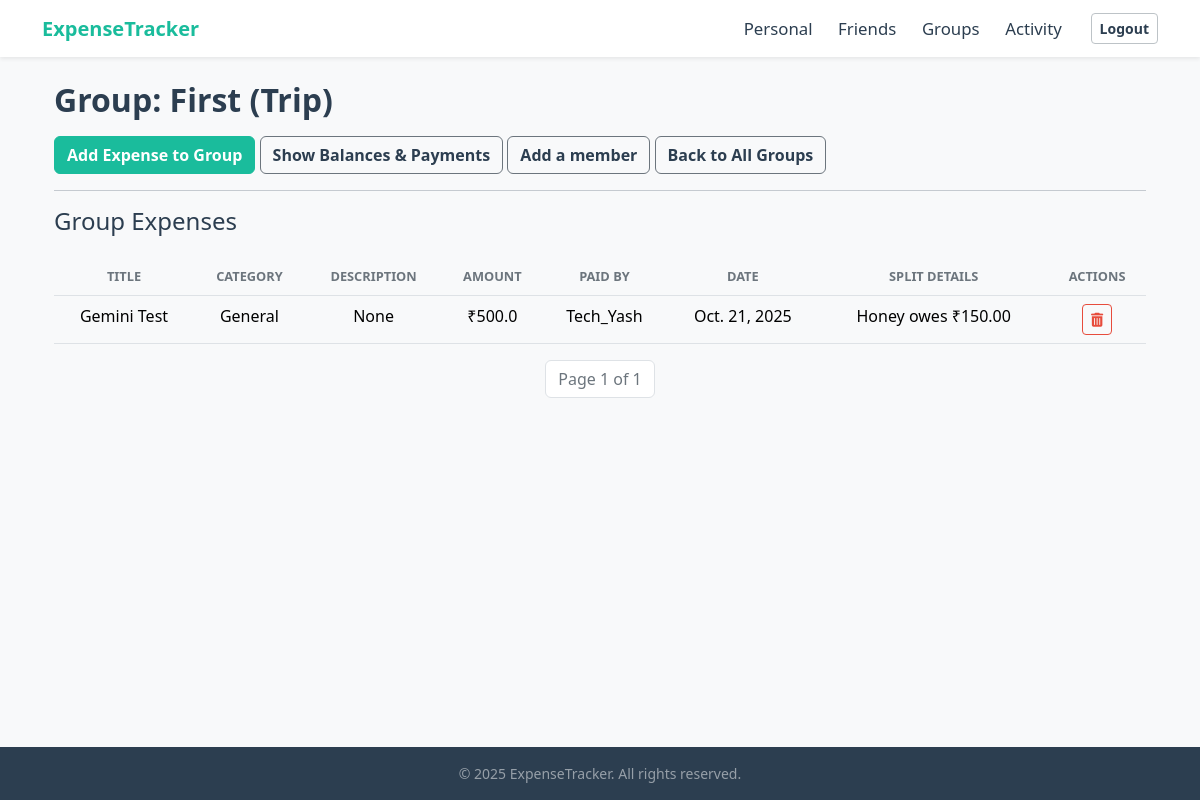
Page /tracker/group/3/ (signed in) on the earlier database version.
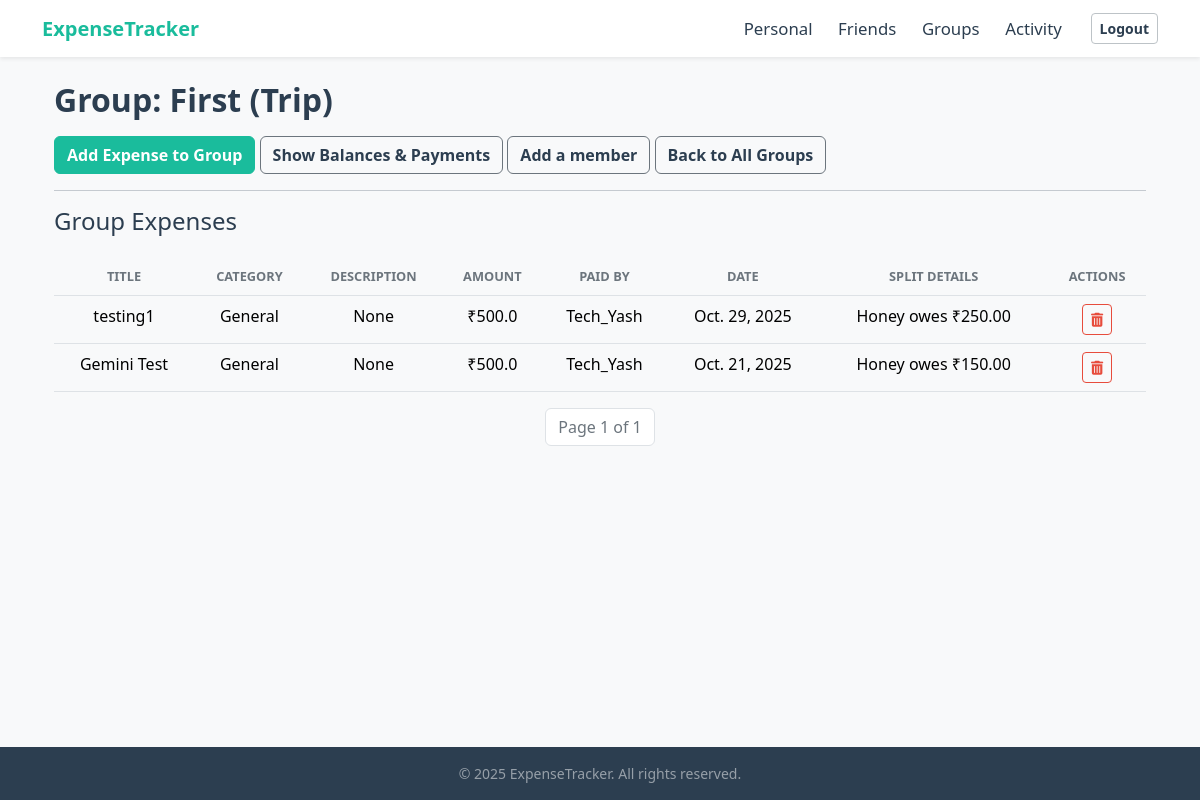
Same page on the later database version.
### tracker/models.py (models this page shows, shortened)
class Groups(models.Model):
    CATEGORY_CHOICES = [
        ('Trip', 'Trip'),
        ('Home', 'Home'),
        ('Couple', 'Couple'),
        ('Other', 'Other'),
    ]
    name = models.CharField(max_length=100)
    category = models.CharField(max_length=80,choices=CATEGORY_CHOICES)
    created_by = models.ForeignKey(UserRegistration, on_delete=models.CASCADE, related_name='created_groups')
    members = models.ManyToManyField(UserRegistration, related_name='groups')
    created_at = models.DateTimeField(auto_now_add=True)

class GroupExpense(models.Model):
    group = models.ForeignKey(Groups, on_delete=models.CASCADE, related_name='expenses')
    paid_by = models.ForeignKey(UserRegistration, on_delete=models.CASCADE, related_name='group_paid_expenses')
    title = models.CharField(max_length=200)
    amount = models.FloatField()
    category = models.CharField(max_length=80)
    date = models.DateField(auto_now_add=True)
    description = models.TextField(blank=True,null=True)
    created_at = models.DateTimeField(auto_now_add=True)
    total_split_done = models.BooleanField(default=False)

class UserRegistration(models.Model):
    name = models.CharField(max_length=100)
    email = models.CharField(max_length=100,unique=True)
    password = models.CharField(max_length=100)

class GroupExpenseSplit(models.Model):
    expense = models.ForeignKey(GroupExpense, on_delete=models.CASCADE, related_name="splits")
    user = models.ForeignKey(UserRegistration, on_delete=models.CASCADE, related_name="group_expense_splits")
    amount_owed = models.DecimalField(max_digits=10, decimal_places=2)
    is_paid = models.BooleanField(default=False)

### tracker/views.py (the view)
# urls.py: path('group/<int:group_id>/', views.group_details, name='group_details'),
def group_details(request, group_id):
    if 'username' not in request.session:
        messages.error(request, "Please log in to access this page.")
        return redirect('login')
    user_id = request.session.get('user_id')
    user = UserRegistration.objects.get(id=user_id)
    group = get_object_or_404(Groups, id=group_id)
    all_members = group.members.all()
    all_group_expenses = GroupExpense.objects.filter(group=group).prefetch_related('splits', 'paid_by').order_by('-date')
    all_friend_expenses = FriendExpense.objects.filter(
        group=group,                         #only Get payments linked to this group
    ).order_by('-date').select_related('user', 'friend_user', 'paid_by')
    balance_summary = []
    for member in all_members:
        if member.id == user.id:
            continue  # Skip current user
        member_owes_user = GroupExpenseSplit.objects.filter(
            expense__in=all_group_expenses,                   #In this group's expenses
            expense__paid_by=user,                  #Paid by current user
            user=member                             #For this specific member's share
        ).aggregate(total=Sum('amount_owed'))['total'] or Decimal("0.00") #FIX : Use Decimal
        user_owes_member = GroupExpenseSplit.objects.filter(
            expense__in=all_group_expenses,                   #In this group's expenses
            expense__paid_by=member,                #Paid by this specific member
            user=user                               #For current user's share
        ).aggregate(total=Sum('amount_owed'))['total'] or Decimal("0.00") #FIX : Use Decimal
        group_balance = member_owes_user - user_owes_member  #This is Decimal
        friend_balance_user_created_float = all_friend_expenses.filter(
            user=user,
            friend_user=member
        ).aggregate(total=Sum('amount_owed'))['total'] or 0.0
        friend_balance_member_created_float = all_friend_expenses.filter(
            user=member,
            friend_user=user
        ).aggregate(total=Sum('amount_owed'))['total'] or 0.0
        total_friend_balance = Decimal(friend_balance_user_created_float) - Decimal(friend_balance_member_created_float)
        net_balance = group_balance + total_friend_balance
        if abs(net_balance) > 0.01:  # Small threshold to avoid floating-point issues
            balance_summary.append({
                'member': member,
                'balance': net_balance
            })
    group_paginator = Paginator(all_group_expenses, 10)
    page_number = request.GET.get('page')
    expenses_page_obj = group_paginator.get_page(page_number)
    friend_paginator = Paginator(all_friend_expenses, 5)
    pay_page_number = request.GET.get('pay_page')
    friend_expenses_page_obj = friend_paginator.get_page(pay_page_number)
    context = {
        'group': group,
        'expenses_page_obj': expenses_page_obj,
        'friend_expenses_page_obj': friend_expenses_page_obj,
        'current_user': user,
        'balance_summary': balance_summary,
        'members':group.members.all(), #Passing all members to template for if checks
    }
    return render(request, 'tracker/group_details.html', context)

### tracker/templates/tracker/group_details.html (shortened to what this page needs)
{% extends 'tracker/base.html' %}
{% load static %}
{% block content %}
<div class="container mt-4">
    <h2 class="mb-3">Group: {{ group.name }} ({{ group.category }})</h2>
    <div class="d-grid gap-2 d-md-block mb-3">
        <a href="{% url 'add_group_expense' group_id=group.id %}" class="btn btn-primary">Add Expense to Group</a>
        <button class="btn btn-outline-secondary" type="button" data-bs-toggle="collapse" data-bs-target="#balanceDetails" aria-expanded="false" aria-controls="balanceDetails">
            Show Balances & Payments
        </button>
        <a href="{% url 'add_members' group_id=group.id %}" class="btn btn-outline-secondary">Add a member</a>
        <a href="{% url 'groups' %}" class="btn btn-outline-secondary">Back to All Groups</a>
    </div>
    <hr>
    <h4 class="mb-0 fw-light">Group Expenses</h4><br>
    <table class="table table-hover">
        <thead class="table-light text-center">
            <tr>
                <th>Title</th>
                <th>Category</th>
                <th>Description</th>
                <th>Amount</th>
                <th>Paid By</th>
                <th>Date</th>
                <th>Split Details</th>
                <th>Actions</th>
            </tr>
        </thead>
        <tbody>
            {% for expense in expenses_page_obj %}
            <tr>
                <td class="text-center">{{ expense.title }}</td>
                <td class="text-center">{{ expense.category }}</td>
                <td class="text-center">{{ expense.description }}</td>
                <td class="text-center">₹{{ expense.amount }}</td>
                <td class="text-center">{{ expense.paid_by.name }}</td>
                <td class="text-center">{{ expense.date }}</td>
                <td class="text-center">
                    {% for split in expense.splits.all %}
                        {% if split.user != expense.paid_by and split.amount_owed > 0 %}
                            {{ split.user.name }} owes ₹{{ split.amount_owed|floatformat:2 }}<br>
                        {% endif %}
                    {% empty %}
                        No split data yet.
                    {% endfor %}
                </td>
                <td class="text-center align-middle">
                    <form action="{% url 'delete_group_expense' expense.id %}" method="POST"
                    onsubmit="return confirm('Are you sure you want to delete this group expense? This will remove it for all members and cannot be undone.');"
                    class="d-inline">
                    <button type="submit" class="btn btn-sm btn-outline-danger" title="Delete Expense">
                        <i class="fas fa-trash-alt"></i>
                    </button>
                    </form>
                </td>
            </tr>
            {% empty %}
                <tr><td colspan="7" class="text-center">No expenses yet.</td></tr>
            {% endfor %}
        </tbody>
    </table>
    <nav aria-label="Group Expenses navigation">
        <ul class="pagination justify-content-center">
            <li class="page-item disabled">
                <span class="page-link">Page {{ expenses_page_obj.number }} of {{ expenses_page_obj.paginator.num_pages }}</span>
            </li>
        </ul>
    </nav>
{% endblock %}

### tracker/templates/tracker/base.html (shortened to what this page needs)
{% load static %}
<!DOCTYPE html>
<html lang="en">
<head>
  <link href="https://cdn.jsdelivr.net/npm/bootstrap@5.3.3/dist/css/bootstrap.min.css" rel="stylesheet">
  <link rel="stylesheet" href="https://cdnjs.cloudflare.com/ajax/libs/font-awesome/6.0.0-beta3/css/all.min.css">
  <link href="{% static 'tracker/css/custom.css' %}" rel="stylesheet">
</head>
<body class="bg-light {% if request.session.username %}d-flex flex-column min-vh-100{% endif %} {% block body_class %}{% endblock %}">
  {% if request.session.username %}
  <nav class="navbar navbar-expand-lg navbar-light bg-white shadow-sm sticky-top py-2">
    <div class="container">
      <a class="navbar-brand fw-bold" href="{% url 'landing_page' %}" style="color: #1ABC9C;">ExpenseTracker</a>
      <div class="collapse navbar-collapse" id="navbarNav">
        <ul class="navbar-nav ms-auto mb-2 mb-lg-0 align-items-center">
          <li class="nav-item">
            <a class="nav-link {% if request.resolver_match.url_name == 'personal_dashboard' %}active fw-semibold{% endif %}" href="{% url 'personal_dashboard' %}">Personal</a>
          </li>
          <li class="nav-item">
            <a class="nav-link {% if request.resolver_match.url_name == 'friends_dashboard' %}active fw-semibold{% endif %}" href="{% url 'friends_dashboard' %}">Friends</a>
          </li>
          <li class="nav-item">
            <a class="nav-link {% if request.resolver_match.url_name == 'groups_dashboard' %}active fw-semibold{% endif %}" href="{% url 'groups_dashboard' %}">Groups</a>
          </li>
          <li class="nav-item">
            <a class="nav-link {% if request.resolver_match.url_name == 'activity_dashboard' %}active fw-semibold{% endif %}" href="{% url 'activity_dashboard' %}">Activity</a>
          </li>
          <li class="nav-item">
            <a href="{% url 'logout' %}" id="logout-button" class="btn btn-outline-secondary btn-sm ms-lg-3">Logout</a>
          </li>
        </ul>
      </div>
    </div>
  </nav>
  {% endif %}
  <div class="toast-container position-fixed top-0 end-0 p-3">
  </div>
  <main class="{% if request.session.username %}flex-grow-1{% endif %}">
    <div class="container {% if not request.session.username %}mt-4{% endif %}">
      {% block content %}{% endblock %}
    </div>
  </main>
  {% if request.session.username %}
  <footer class="mt-auto text-center text-white-50 py-3 bg-dark">
    <div class="container">
      <p class="mb-0 small">&copy; {% now "Y" %} ExpenseTracker. All rights reserved.</p>
    </div>
  </footer>
  {% endif %}
</body>
</html>

### tracker/static/tracker/css/custom.css (style rules this page uses)
:root { --bs-primary: #1ABC9C !important; --bs-primary-rgb: 26, 188, 156 !important; --bs-primary-darker: #16a085; --bs-danger: #E74C3C; --bs-danger-rgb: 231, 76, 60; --bs-danger-darker: #c0392b; --bs-success: #1ABC9C !important; --bs-success-rgb: 26, 188, 156 !important; --bs-info: #3498db; --bs-warning: #f39c12; --bs-body-color: #2C3E50; --bs-body-bg: #F8F9FA; --bs-light: #F8F9FA; --bs-light-rgb: 248, 249, 250; --bs-dark: #2C3E50; --bs-dark-rgb: 44, 62, 80; --bs-white: #FFFFFF; --bs-white-rgb: 255, 255, 255; --bs-card-border-color: transparent; --bs-card-bg: #FFFFFF; --bs-secondary-text-emphasis: #555; --bs-link-color: var(--bs-primary); --bs-link-hover-color: var(--bs-primary-darker); }
body { color: var(--bs-body-color); background-color: var(--bs-body-bg); }
h1, h2, h3, h4, h5, h6 { color: var(--bs-body-color); font-weight: 600; }
a { color: var(--bs-link-color); text-decoration: none; }
.btn { --bs-btn-color: var(--bs-white); --bs-btn-hover-color: var(--bs-white); --bs-btn-active-color: var(--bs-white); --bs-btn-font-weight: 600; }
.btn-primary { --bs-btn-bg: var(--bs-primary); --bs-btn-border-color: var(--bs-primary); --bs-btn-hover-bg: var(--bs-primary-darker); --bs-btn-hover-border-color: var(--bs-primary-darker); --bs-btn-color: #fff; --bs-btn-hover-color: #fff; }
.btn-outline-secondary { --bs-btn-color: var(--bs-body-color, #2C3E50); --bs-btn-border-color: var(--bs-secondary, #BDC3C7); --bs-btn-hover-color: var(--bs-body-color, #2C3E50); --bs-btn-hover-bg: #e9ecef; --bs-btn-hover-border-color: var(--bs-secondary, #BDC3C7); color: var(--bs-body-color, #2C3E50) !important; }
.btn-outline-danger { --bs-btn-color: var(--bs-danger); --bs-btn-border-color: var(--bs-danger); --bs-btn-hover-bg: var(--bs-danger); --bs-btn-hover-border-color: var(--bs-danger); --bs-btn-hover-color: #fff; }
.navbar #navbarNav .navbar-nav .nav-link { color: #2C3E50; font-size: 1.05rem; font-weight: 500; padding-left: 0.8rem; padding-right: 0.8rem; }
.navbar #logout-button.btn-outline-secondary { --bs-btn-color: #2C3E50; --bs-btn-border-color: #BDC3C7; --bs-btn-bg: transparent; color: #2C3E50 !important; border-color: #BDC3C7 !important; }
.toast-container { z-index: 1100; }
.card .pagination .page-link, .container .pagination .page-link { color: var(--bs-primary) !important; border-color: #dee2e6 !important; background-color: var(--bs-white) !important; box-shadow: none !important; }
.card .pagination .page-item.disabled .page-link, .container .pagination .page-item.disabled .page-link { color: #6c757d !important; background-color: var(--bs-white) !important; border-color: #dee2e6 !important; }
.table thead th { color: #6c757d; font-size: 0.8rem; text-transform: uppercase; border-bottom: 1px solid #dee2e6; font-weight: 600; }

Differences in the rows shown:
added GroupExpense: title "testing1", category "General", description "None", amount "500.0", paid_by.name "Tech_Yash", date "Oct. 29, 2025"
added GroupExpenseSplit: user.name "Honey", amount_owed "250.00", shown under "testing1"
